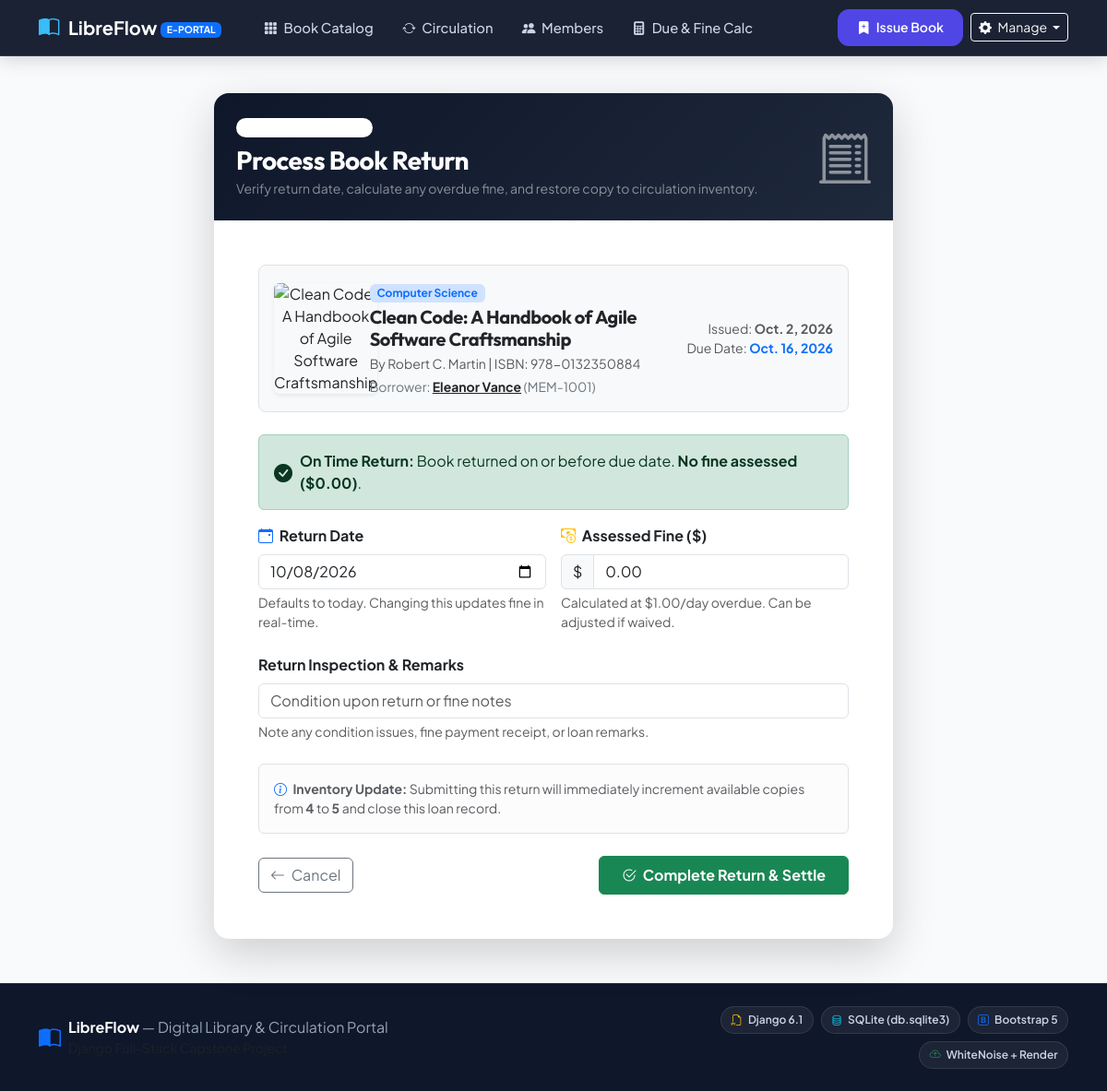
The app's page /return/1/ with its own data.
### library/models.py (models this page shows, shortened)
class CirculationRecord(models.Model):
    FINE_PER_DAY = Decimal('1.00')  # $1.00 per day overdue fine standard
    book = models.ForeignKey(Book, on_delete=models.CASCADE, related_name='circulation_records')
    member = models.ForeignKey(Member, on_delete=models.CASCADE, related_name='circulation_records')
    issue_date = models.DateField(default=timezone.now)
    due_date = models.DateField(help_text="Expected return date (default 14 days after issue)")
    return_date = models.DateField(null=True, blank=True, help_text="Actual return date")
    fine_amount = models.DecimalField(
        max_digits=8,
        decimal_places=2,
        default=Decimal('0.00'),
        help_text="Calculated fine for overdue return"
    )
    returned = models.BooleanField(default=False, verbose_name="Returned")
    notes = models.CharField(max_length=255, blank=True)
    class Meta:
        ordering = ['-issue_date', '-id']
        verbose_name = 'Circulation Record'
        verbose_name_plural = 'Circulation Records'
    @property
    def is_overdue(self):
        if self.returned:
            return bool(self.return_date and self.return_date > self.due_date)
        today = timezone.now().date()
        return bool(self.due_date and today > self.due_date)

class Book(models.Model):
    GENRE_CHOICES = [
        ('Fiction', 'Fiction'),
        ('Non-Fiction', 'Non-Fiction'),
        ('Computer Science', 'Computer Science & Tech'),
        ('Science', 'Science & Engineering'),
        ('History', 'History & Society'),
        ('Philosophy', 'Philosophy & Psychology'),
        ('Fantasy', 'Fantasy & Sci-Fi'),
        ('Mystery', 'Mystery & Thriller'),
        ('Biography', 'Biography & Memoir'),
        ('Business', 'Business & Economics'),
    ]
    title = models.CharField(max_length=255)
    author = models.ForeignKey(Author, on_delete=models.CASCADE, related_name='books')
    isbn = models.CharField(max_length=20, unique=True, verbose_name="ISBN")
    genre = models.CharField(max_length=100, choices=GENRE_CHOICES, default='Computer Science')
    description = models.TextField(blank=True, help_text="Brief synopsis or overview of the book")
    total_copies = models.PositiveIntegerField(default=1, help_text="Total inventory count")
    available_copies = models.PositiveIntegerField(default=1, help_text="Currently available copies")
    cover_url = models.URLField(
        max_length=500,
        blank=True,
        null=True,
        help_text="URL to book cover image (e.g. OpenLibrary or Unsplash)"
    )
    created_at = models.DateTimeField(auto_now_add=True)
    class Meta:
        ordering = ['title']
        verbose_name = 'Book'
        verbose_name_plural = 'Books'

class Author(models.Model):
    name = models.CharField(max_length=200, help_text="Author's full name")
    biography = models.TextField(blank=True, help_text="Short author biography or background")
    created_at = models.DateTimeField(auto_now_add=True)
    class Meta:
        ordering = ['name']
        verbose_name = 'Author'
        verbose_name_plural = 'Authors'

class Member(models.Model):
    name = models.CharField(max_length=150)
    member_id = models.CharField(max_length=50, unique=True, verbose_name="Member ID")
    email = models.EmailField(unique=True)
    phone = models.CharField(max_length=20, blank=True)
    joined_date = models.DateField(default=timezone.now)
    class Meta:
        ordering = ['name']
        verbose_name = 'Member'
        verbose_name_plural = 'Members'

### library/views.py (the view)
# urls.py: path('return/<int:record_id>/', views.return_book, name='return_book'),
def return_book(request, record_id):
    record = get_object_or_404(
        CirculationRecord.objects.select_related('book', 'member'),
        pk=record_id,
        returned=False
    )
    today = timezone.now().date()
    initial_days_overdue = max(0, (today - record.due_date).days)
    initial_fine = Decimal(initial_days_overdue) * CirculationRecord.FINE_PER_DAY
    if request.method == 'POST':
        form = BookReturnForm(request.POST)
        if form.is_valid():
            return_date = form.cleaned_data['return_date']
            fine_input = form.cleaned_data.get('fine_amount')
            notes = form.cleaned_data.get('notes', '')
            computed_fine = record.compute_return_fine(return_date)
            final_fine = fine_input if fine_input is not None else computed_fine
            record.return_date = return_date
            record.fine_amount = final_fine
            record.returned = True
            if notes:
                record.notes = (record.notes + " | " + notes).strip(" | ")
            record.save()
            book = record.book
            book.available_copies = min(book.total_copies, book.available_copies + 1)
            book.save()
            msg = f"'{book.title}' successfully returned by {record.member.name}."
            if final_fine > 0:
                msg += f" Overdue fine assessed: ${final_fine:.2f}."
            messages.success(request, msg)
            return redirect('member_dashboard', member_id=record.member.id)
    else:
        form = BookReturnForm(initial={
            'return_date': today,
            'fine_amount': initial_fine,
        })
    context = {
        'record': record,
        'form': form,
        'today': today,
        'initial_days_overdue': initial_days_overdue,
        'initial_fine': initial_fine,
        'fine_per_day': CirculationRecord.FINE_PER_DAY,
    }
    return render(request, 'library/return_book.html', context)

### library/forms.py
class BookReturnForm(forms.Form):
    return_date = forms.DateField(
        widget=forms.DateInput(attrs={'class': 'form-control', 'type': 'date', 'id': 'id_return_date'}),
        initial=timezone.now().date
    )
    fine_amount = forms.DecimalField(
        max_digits=8,
        decimal_places=2,
        required=False,
        widget=forms.NumberInput(attrs={'class': 'form-control', 'step': '0.50', 'id': 'id_fine_amount'})
    )
    notes = forms.CharField(
        required=False,
        widget=forms.TextInput(attrs={'class': 'form-control', 'placeholder': 'Condition upon return or fine notes'})
    )

### library/templates/library/return_book.html (shortened to what this page needs)
{% extends 'base.html' %}
{% load static %}
{% block content %}
<div class="container-xl mt-4">
  <div class="row justify-content-center">
    <div class="col-lg-8">
      <div class="card border-0 shadow-lg rounded-4 overflow-hidden">
        <div class="p-4 text-white" style="background: linear-gradient(135deg, #0f172a 0%, #1e293b 100%);">
          <div class="d-flex align-items-center justify-content-between">
            <div>
              <span class="badge bg-white bg-opacity-20 text-white rounded-pill px-3 py-1 mb-2">
                <i class="bi bi-box-arrow-in-left me-1"></i> Return Workflow
              </span>
              <h2 class="h3 fw-bold mb-1">Process Book Return</h2>
              <p class="text-white-50 mb-0 small">Verify return date, calculate any overdue fine, and restore copy to circulation inventory.</p>
            </div>
            <div class="d-none d-sm-block">
              <i class="bi bi-receipt-cutoff display-4 text-white-50"></i>
            </div>
          </div>
        </div>
        <div class="card-body p-4 p-md-5">
          <div class="p-3 bg-light rounded-3 border mb-4">
            <div class="row align-items-center g-3">
              <div class="col-sm-2 text-center">
                {% if record.book.cover_url %}
                  <img src="{{ record.book.cover_url }}" alt="{{ record.book.title }}" class="rounded shadow-sm" style="width: 70px; height: 95px; object-fit: cover;" onerror="this.src='https://images.unsplash.com/photo-1544716278-ca5e3f4abd8c?w=500&auto=format&fit=crop&q=80';">
                {% else %}
                  <div class="bg-dark text-white rounded d-flex align-items-center justify-content-center mx-auto" style="width: 70px; height: 95px;">
                    <i class="bi bi-book"></i>
                  </div>
                {% endif %}
              </div>
              <div class="col-sm-6">
                <span class="badge bg-primary-subtle text-primary small">{{ record.book.genre }}</span>
                <h5 class="fw-bold mb-1 mt-1 text-dark">{{ record.book.title }}</h5>
                <div class="text-muted small">By {{ record.book.author.name }} | ISBN: {{ record.book.isbn }}</div>
                <div class="text-secondary small mt-1">
                  Borrower: <a href="{% url 'member_dashboard' record.member.id %}" class="fw-bold text-dark">{{ record.member.name }}</a> ({{ record.member.member_id }})
                </div>
              </div>
              <div class="col-sm-4 text-sm-end">
                <div class="small text-muted">Issued: <strong>{{ record.issue_date }}</strong></div>
                <div class="small text-muted">Due Date: <strong class="text-primary">{{ record.due_date }}</strong></div>
              </div>
            </div>
          </div>
          <div id="returnStatusAlert" class="alert {% if record.is_overdue %}alert-danger{% else %}alert-success{% endif %} d-flex align-items-center gap-2 mb-4">
          </div>
          <form method="POST" id="returnBookForm">
            <div class="row g-3 mb-4">
              <div class="col-md-6">
                <label for="id_return_date" class="form-label fw-bold text-dark">
                  <i class="bi bi-calendar-event me-1 text-primary"></i> Return Date
                </label>
                {{ form.return_date }}
                <div class="form-text">Defaults to today. Changing this updates fine in real-time.</div>
              </div>
              <div class="col-md-6">
                <label for="id_fine_amount" class="form-label fw-bold text-dark">
                  <i class="bi bi-cash-coin me-1 text-warning"></i> Assessed Fine ($)
                </label>
                <div class="input-group">
                  <span class="input-group-text">$</span>
                  {{ form.fine_amount }}
                </div>
                <div class="form-text">Calculated at ${{ fine_per_day }}/day overdue. Can be adjusted if waived.</div>
              </div>
            </div>
            <div class="mb-4">
              <label for="id_notes" class="form-label fw-bold text-dark">Return Inspection & Remarks</label>
              {{ form.notes }}
              <div class="form-text">Note any condition issues, fine payment receipt, or loan remarks.</div>
            </div>
            <div class="alert alert-light border small text-muted mb-4">
              <i class="bi bi-info-circle me-1 text-primary"></i>
              <strong>Inventory Update:</strong> Submitting this return will immediately increment available copies from <strong>{{ record.book.available_copies }}</strong> to <strong>{{ record.book.available_copies|add:1 }}</strong> and close this loan record.
            </div>
            <div class="d-flex justify-content-between align-items-center">
              <a href="{% url 'member_dashboard' record.member.id %}" class="btn btn-outline-secondary">
                <i class="bi bi-arrow-left me-1"></i> Cancel
              </a>
              <button type="submit" class="btn btn-success px-4 py-2 fw-bold">
                <i class="bi bi-check2-circle me-1"></i> Complete Return & Settle
              </button>
            </div>
          </form>
        </div>
      </div>
    </div>
  </div>
</div>
{% endblock %}

### library/static/css/style.css (style rules this page uses)
:root { --primary: #4f46e5; --primary-hover: #4338ca; --primary-light: #eef2ff; --secondary: #0ea5e9; --secondary-hover: #0284c7; --success: #10b981; --success-light: #ecfdf5; --warning: #f59e0b; --warning-light: #fffbeb; --danger: #ef4444; --danger-light: #fef2f2; --dark: #0f172a; --dark-surface: #1e293b; --gray-50: #f8fafc; --gray-100: #f1f5f9; --gray-200: #e2e8f0; --gray-300: #cbd5e1; --gray-600: #475569; --gray-700: #334155; --gray-800: #1e293b; --gray-900: #0f172a; --radius-sm: 8px; --radius-md: 12px; --radius-lg: 16px; --radius-xl: 24px; --shadow-sm: 0 1px 2px 0 rgb(0 0 0 / 0.05); --shadow-md: 0 4px 6px -1px rgb(0 0 0 / 0.1), 0 2px 4px -2px rgb(0 0 0 / 0.1); --shadow-lg: 0 10px 15px -3px rgb(0 0 0 / 0.1), 0 4px 6px -4px rgb(0 0 0 / 0.1); --shadow-xl: 0 20px 25px -5px rgb(0 0 0 / 0.1), 0 8px 10px -6px rgb(0 0 0 / 0.1); --transition: all 0.25s cubic-bezier(0.16, 1, 0.3, 1); }
body { font-family: 'Plus Jakarta Sans', -apple-system, BlinkMacSystemFont, "Segoe UI", Roboto, sans-serif; background-color: #f8fafc; color: var(--gray-800); min-height: 100vh; display: flex; flex-direction: column; }
h1, h2, h3, h4, h5, h6, .brand-font { font-family: 'Outfit', sans-serif; letter-spacing: -0.02em; }

### records on screen
CirculationRecord: book.genre "Computer Science", book "Clean Code: A Handbook of Agile Software Craftsmanship", book.author.name "Robert C. Martin", book.isbn "978-0132350884", member.name "Eleanor Vance", member.member_id "MEM-1001", issue_date "Oct. 2, 2026", due_date "Oct. 16, 2026", book.available_copies "4", book.available_copies|add "5"

### other values on screen
{{ fine_per_day }} "1.00"
